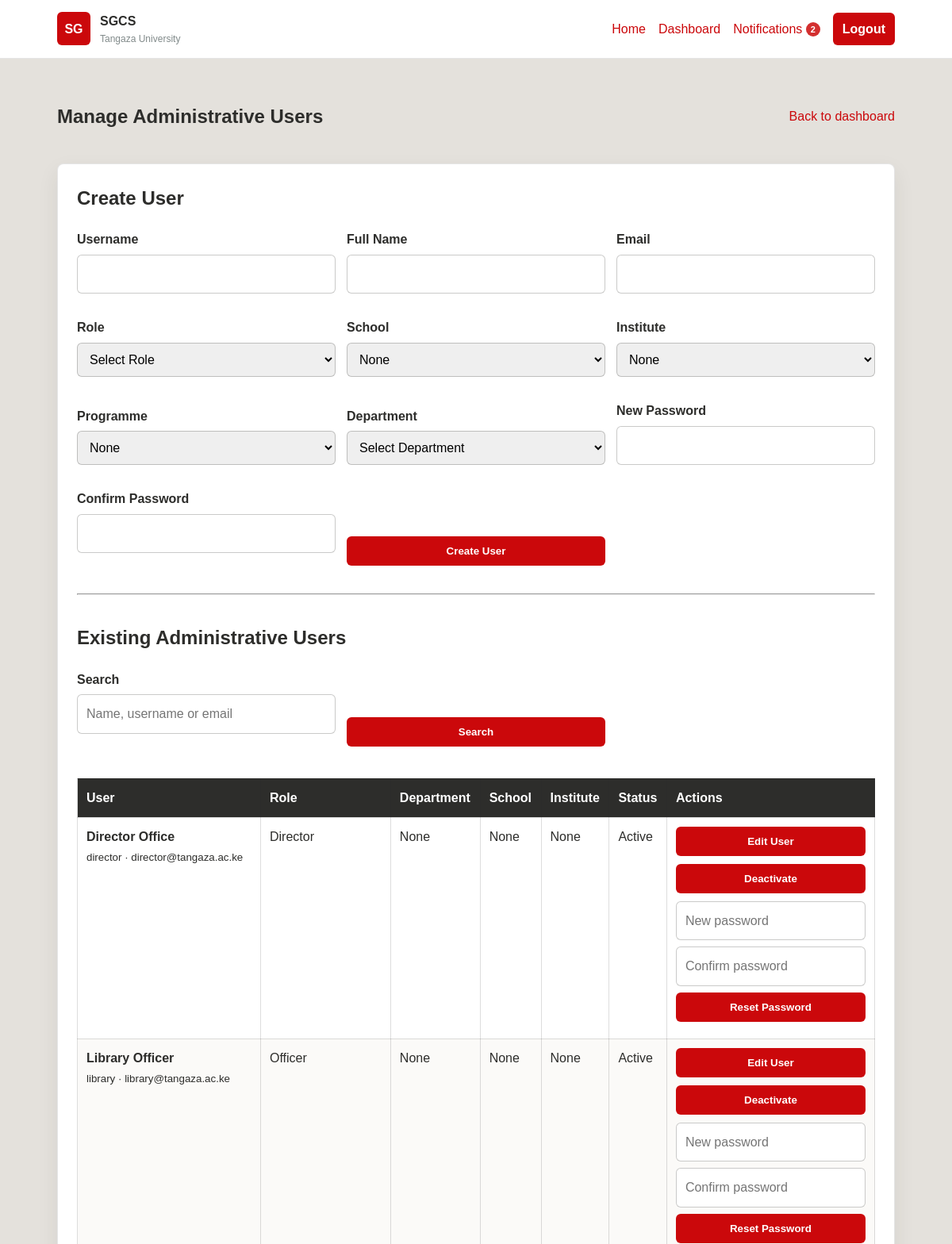
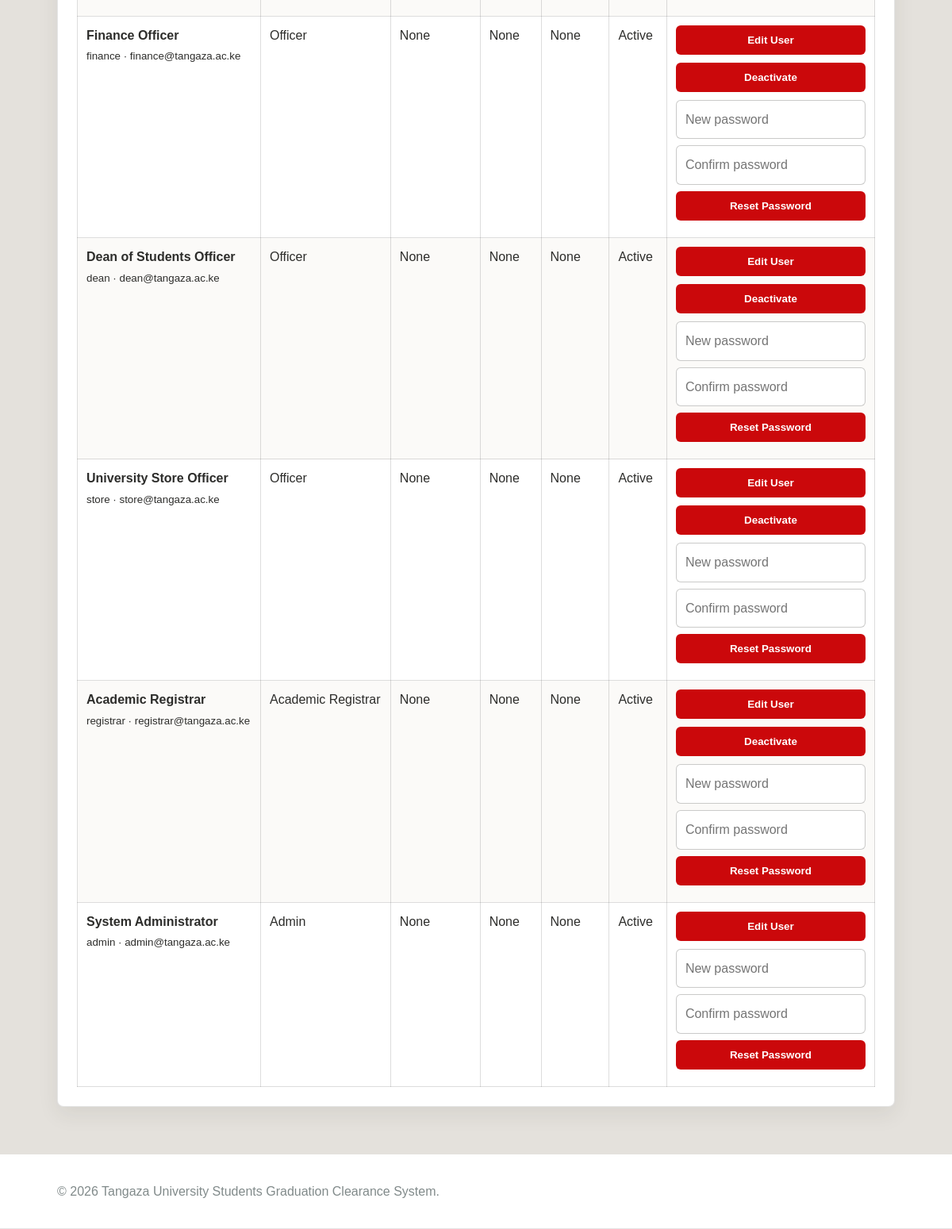
The app's page /admin_users.php (signed in) with its own data (2 pictures, top to bottom).
### tables this page shows
CREATE TABLE `users` (
  `user_id` int(11) NOT NULL AUTO_INCREMENT,
  `username` varchar(50) NOT NULL,
  `password_hash` varchar(255) NOT NULL,
  `role` enum('student','officer','director','registrar','admin') NOT NULL,
  `linked_id` int(11) DEFAULT NULL,
  `school_id` int(11) DEFAULT NULL,
  `institute_id` int(11) DEFAULT NULL,
  `department_id` int(11) DEFAULT NULL,
  `programme_id` int(11) DEFAULT NULL,
  `full_name` varchar(100) NOT NULL,
  `email` varchar(100) NOT NULL,
  `created_at` datetime NOT NULL DEFAULT current_timestamp(),
  `account_status` enum('Active','Inactive') NOT NULL DEFAULT 'Active',
  `deleted_at` datetime DEFAULT NULL,
  PRIMARY KEY (`user_id`),
  UNIQUE KEY `username` (`username`),
  UNIQUE KEY `email` (`email`)
);

### includes/clearance_functions.php (called while the page is built, shortened)
<?php
function clean_input($value)
{
    return trim(strip_tags((string)$value));
}
?>

### admin_users.php (the view, shortened to what this page needs)
<?php
require_once __DIR__ . '/includes/clearance_functions.php';
$roleLabels = [
    'director'         => 'Director',
    'librarian'        => 'Librarian',
    'finance_officer'  => 'Finance Officer',
    'dean'             => 'Dean of School',
    'university_store' => 'University Store',
    'registrar'        => 'Academic Registrar',
    'none'             => 'None'
];
$search =
    clean_input(
        $_GET['search'] ?? ''
    );
$sql = '
SELECT
    u.*,
    s.school_name,
    i.institute_name,
    p.programme_name,
    d.dept_name
FROM users u
LEFT JOIN schools s
    ON s.school_id = u.school_id
LEFT JOIN institutes i
    ON i.institute_id = u.institute_id
LEFT JOIN programmes p
    ON p.programme_id = u.programme_id
LEFT JOIN departments d
    ON d.dept_id = u.department_id
WHERE u.role <> \'student\'
AND u.deleted_at IS NULL
';
$params = [];
$sql .= '
ORDER BY u.created_at DESC
';
$q =
    $pdo->prepare($sql);
$q->execute($params);
$users =
    $q->fetchAll(
        PDO::FETCH_ASSOC
    );
require_once __DIR__ . '/includes/header.php';
?>
<section class="dashboard">
    <div class="dashboard-top">
        <h1>
            Manage Administrative Users
        </h1>
        <a href="<?php echo BASE_URL; ?>dashboard.php">
            Back to dashboard
        </a>
    </div>
    <div class="dashboard-box">
        <h2>Create User</h2>
        <form
            class="filter-form"
            method="post"
            data-user-form
        >
            <div class="form-group">
                <label>Username</label>
                <input
                    name="username"
                    required
                >
            </div>
            <div class="form-group">
                <label>Full Name</label>
                <input
                    name="full_name"
                    required
                >
            </div>
            <div class="form-group">
                <label>Email</label>
                <input
                    type="email"
                    name="email"
                    required
                >
            </div>
            <div class="form-group">
                <label>Role</label>
                <select
                    name="role"
                    class="role-select"
                    required
                >
                    <option value="">
                        Select Role
                    </option>
                </select>
            </div>
            <div class="form-group">
                <label>School</label>
                <select
                    name="school_id"
                    class="school-select"
                >
                    <option value="">
                        None
                    </option>
                </select>
            </div>
            <div class="form-group">
                <label>Institute</label>
                <select
                    name="institute_id"
                    class="institute-select"
                >
                    <option value="">
                        None
                    </option>
                </select>
            </div>
            <div class="form-group">
                <label>Programme</label>
                <select
                    name="programme_id"
                    class="programme-select"
                >
                    <option value="">
                        None
                    </option>
                </select>
            </div>
            <div class="form-group">
                <label>Department</label>
                <select
                    name="department_id"
                    class="department-select"
                    required
                >
                    <option value="">
                        Select Department
                    </option>
                </select>
            </div>
            <div class="form-group">
                <label>New Password</label>
                <input
                    type="password"
                    name="password"
                    minlength="8"
                    required
                >
            </div>
            <div class="form-group">
                <label>Confirm Password</label>
                <input
                    type="password"
                    name="confirm_password"
                    minlength="8"
                    required
                >
            </div>
            <button type="submit">
                Create User
            </button>
        </form>
        <hr style="margin:35px 0;">
        <h2>
            Existing Administrative Users
        </h2>
        <form
            class="filter-form"
            method="get"
            action="<?= BASE_URL ?>admin_users.php"
        >
            <div class="form-group">
                <label>Search</label>
                <input
                    name="search"
                    value="<?= htmlspecialchars($search) ?>"
                    placeholder="Name, username or email"
                >
            </div>
            <button type="submit">
                Search
            </button>
        </form>
        <div style="overflow-x:auto;">
            <table class="data-table">
                <thead>
                    <tr>
                        <th>User</th>
                        <th>Role</th>
                        <th>Department</th>
                        <th>School</th>
                        <th>Institute</th>
                        <th>Status</th>
                        <th>Actions</th>
                    </tr>
                </thead>
                <tbody>
                    <?php if ($users): ?>
                        <?php foreach ($users as $u): ?>
                            <?php
                            $userRole =
                                strtolower(
                                    trim(
                                        (string)$u['role']
                                    )
                                );
                            $displayRole =
                                $roleLabels[$userRole]
                                ?? ucfirst(
                                    $userRole
                                );
                            ?>
                            <tr>
                                <td>
                                    <strong>
                                        <?= htmlspecialchars(
                                            $u['full_name']
                                        ) ?>
                                    </strong>
                                    <br>
                                    <small>
                                        <?= htmlspecialchars(
                                            $u['username']
                                        ) ?>
                                        ·
                                        <?= htmlspecialchars(
                                            $u['email']
                                        ) ?>
                                    </small>
                                </td>
                                <td>
                                    <?= htmlspecialchars(
                                        $displayRole
                                    ) ?>
                                </td>
                                <td>
                                    <?= htmlspecialchars(
                                        $u['dept_name']
                                        ?? 'None'
                                    ) ?>
                                </td>
                                <td>
                                    <?= htmlspecialchars(
                                        $u['school_name']
                                        ?? 'None'
                                    ) ?>
                                </td>
                                <td>
                                    <?= htmlspecialchars(
                                        $u['institute_name']
                                        ?? 'None'
                                    ) ?>
                                </td>
                                <td>
                                    <?= htmlspecialchars(
                                        $u['account_status']
                                    ) ?>
                                </td>
                                <td class="user-actions">
                                    <form
                                        class="inline-form"
                                        method="get"
                                        action="<?= BASE_URL ?>admin_users.php"
                                    >
                                        <button
                                            type="submit"
                                            class="action-button"
                                        >
                                            Edit User
                                        </button>
                                    </form>
                                    <?php if (
                                        (int)$u['user_id'] !==
                                        (int)$_SESSION['user_id']
                                    ): ?>
                                        <form
                                            class="inline-form"
                                            method="post"
                                        >
                                            <button
                                                type="submit"
                                                name="action"
                                                value="status"
                                                class="action-button"
                                            >
                                                <?= $u['account_status'] === 'Active'
                                                    ? 'Deactivate'
                                                    : 'Activate' ?>
                                            </button>
                                        </form>
                                    <?php endif; ?>
                                    <form
                                        class="inline-form password-form"
                                        method="post"
                                    >
                                        <input
                                            type="password"
                                            name="password"
                                            minlength="8"
                                            placeholder="New password"
                                            required
                                        >
                                        <input
                                            type="password"
                                            name="confirm_password"
                                            minlength="8"
                                            placeholder="Confirm password"
                                            required
                                        >
                                        <button
                                            type="submit"
                                            class="secondary action-button"
                                        >
                                            Reset Password
                                        </button>
                                    </form>
                                </td>
                            </tr>
                        <?php endforeach; ?>
                    <?php endif; ?>
                </tbody>
            </table>
        </div>
    </div>
</section>
<?php
require_once __DIR__ . '/includes/footer.php';
?>

### records on screen
users: full_name "Director Office", username "director", email "director@tangaza.ac.ke", role "Director", dept_name "None", school_name "None", institute_name "None", account_status "Active", shows "Deactivate"
users: full_name "Library Officer", username "library", email "library@tangaza.ac.ke", role "Officer", dept_name "None", school_name "None", institute_name "None", account_status "Active", shows "Deactivate"
users: full_name "Finance Officer", username "finance", email "finance@tangaza.ac.ke", role "Officer", dept_name "None", school_name "None", institute_name "None", account_status "Active", shows "Deactivate"
users: full_name "Dean of Students Officer", username "dean", email "dean@tangaza.ac.ke", role "Officer", dept_name "None", school_name "None", institute_name "None", account_status "Active", shows "Deactivate"
users: full_name "University Store Officer", username "store", email "store@tangaza.ac.ke", role "Officer", dept_name "None", school_name "None", institute_name "None", account_status "Active", shows "Deactivate"
users: full_name "Academic Registrar", username "registrar", email "registrar@tangaza.ac.ke", role "Academic Registrar", dept_name "None", school_name "None", institute_name "None", account_status "Active", shows "Deactivate"
users: full_name "System Administrator", username "admin", email "admin@tangaza.ac.ke", role "Admin", dept_name "None", school_name "None", institute_name "None", account_status "Active"

### other values on screen
APP_SHORT_NAME "SGCS"
$headerUnread "2"
